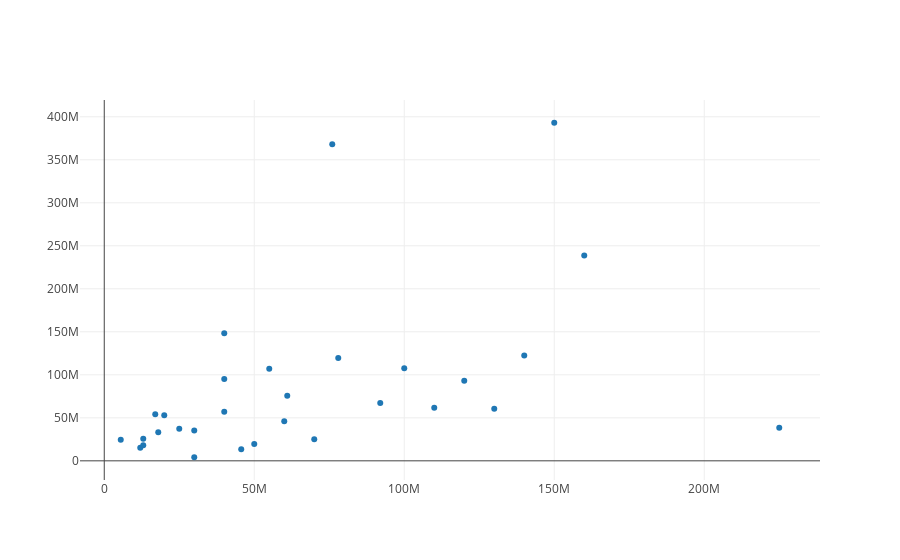

This figure's notebook cell:
### Markdown cell above
Great! Now we have the data necessary to make a trace of our data.

### Code cell
from plotly.offline import iplot, init_notebook_mode
init_notebook_mode(connected=True)
from graph import trace_values, plot

movies_trace = trace_values(x_values, y_values, text=titles, name='movie data')

plot([movies_trace])

### Figure 1 — Plotly figure (JSON) as saved in the notebook; plotly's stock layout.template omitted (floating-point values rounded to 4 significant figures)
{"data": [{"mode": "markers", "name": "movie data", "text": ["21 &amp; Over", "Dredd 3D", "12 Years a Slave", "2 Guns", "42", "47 Ronin", "A Good Day to Die Hard", "About Time", "Admission", "After Earth", "American Hustle", "August: Osage County", "Beautiful Creatures", "Blue Jasmine", "Captain Phillips", "Carrie", "Cloudy with a Chance of Meatballs 2", "Despicable Me 2", "Don Jon", "Elysium", "Ender&#39;s Game", "Epic", "Escape from Planet Earth", "Escape Plan", "Evil Dead", "Fast and Furious 6", "Frozen", "G.I. Joe: Retaliation", "Gangster Squad", "Gloria"], "x": [13000000, 45658735, 20000000, 61000000, 40000000, 225000000, 92000000, 12000000, 13000000, 130000000, 40000000, 25000000, 50000000, 18000000, 55000000, 30000000, 78000000, 76000000, 5500000, 120000000, 110000000, 100000000, 40000000, 70000000, 17000000, 160000000, 150000000, 140000000, 60000000, 30000000], "y": [25682380, 13414714, 53107035, 75612460, 95020213, 38362475, 67349198, 15323921, 18007317, 60522097, 148430908, 37304874, 19452138, 33345833, 107136417, 35266619, 119640264, 368065385, 24477704, 93050117, 61737191, 107518682, 57012977, 25213103, 54239856, 238679850, 393050114, 122523060, 46000903, 4167493]}], "layout": {}}
